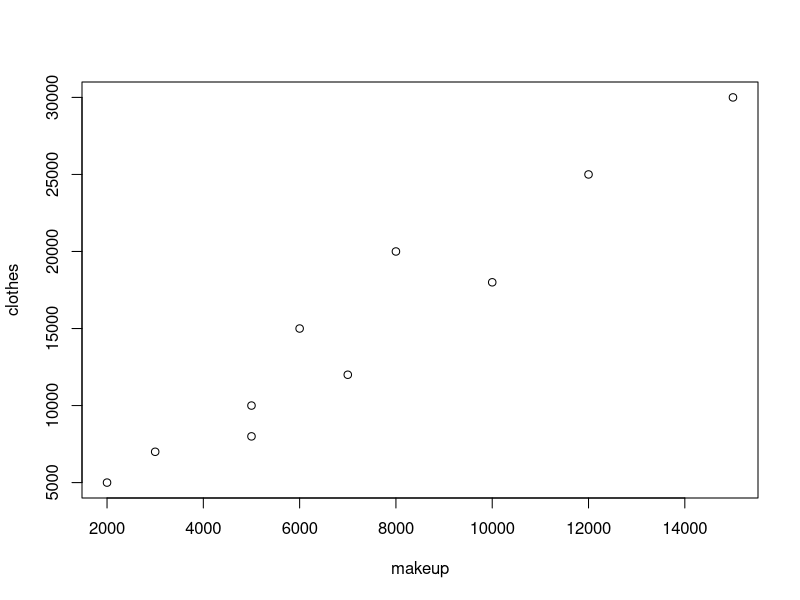
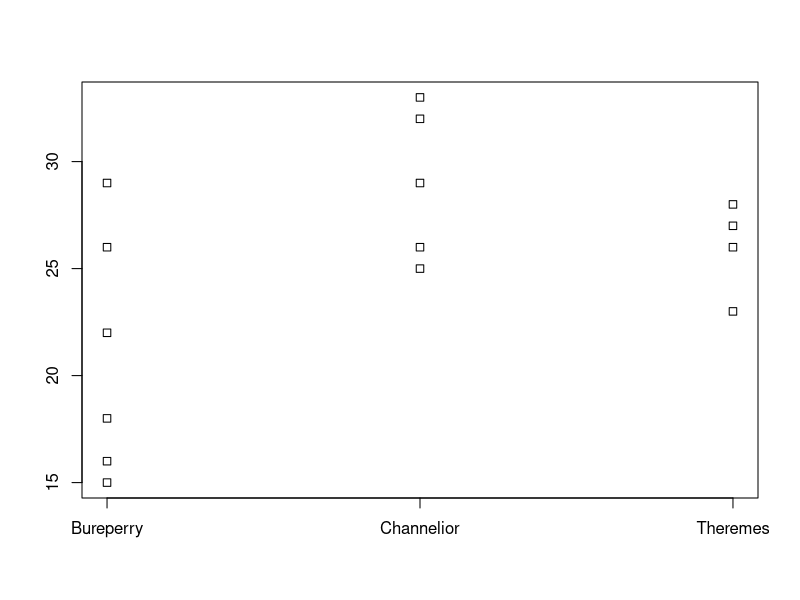

Reproduce these figures in R, in order.
## ---- chunk 1
makeup <- c(3000, 5000, 12000, 2000, 7000, 15000, 5000, 6000, 8000, 10000)
clothes <- c(7000, 8000, 25000, 5000, 12000, 30000, 10000, 15000, 20000, 18000)
## ---- chunk 2
plot(makeup, clothes)
## ---- chunk 3
cor(makeup, clothes)
## ---- chunk 4
survey.age <- c(27, 33, 16, 29, 32, 23, 25, 28, 22, 18, 26, 26, 15, 29, 26)
survey.brand <- c("Theremes", "Channelior", "Bureperry", "Bureperry", "Channelior", "Theremes",
                  "Channelior", "Theremes", "Bureperry", "Bureperry", "Channelior", "Theremes",
                  "Bureperry", "Channelior", "Bureperry")
## ---- chunk 5
split(survey.age, survey.brand)
## ---- chunk 6
stripchart(split(survey.age, survey.brand), vertical = TRUE)
## ---- chunk 7
correlation.ratio <- function(value, category) summary(lm(value ~ category))$r.squared
## ---- chunk 8
correlation.ratio(survey.age, survey.brand)
## ---- chunk 9
asked.out.table <- matrix(c(34, 61, 53, 38, 40, 74), byrow = TRUE, nrow = 2)
## ---- chunk 10
asked.out.table
## ---- chunk 11
install.packages("vcd")
## ---- chunk 12
library(vcd)
## ---- chunk 13
assocstats(asked.out.table)
## ---- chunk 14
assocstats(asked.out.table)$cramer
